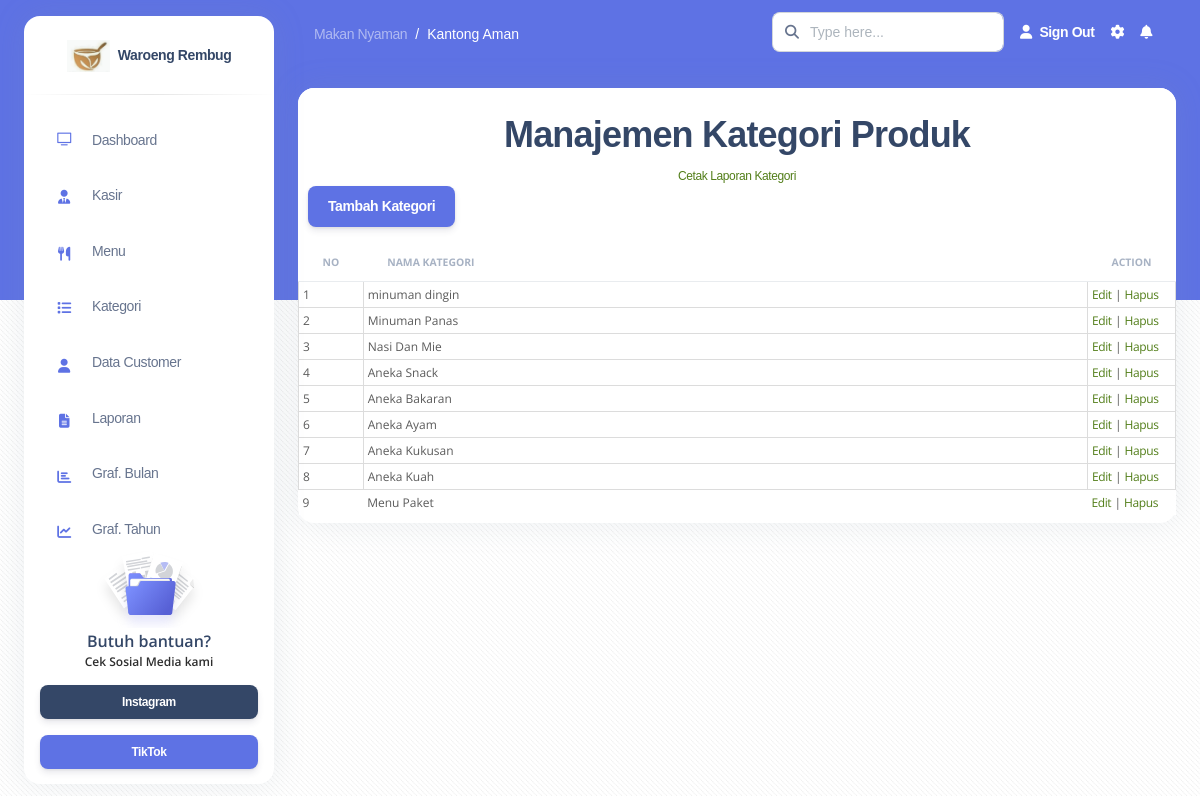
The page /system/kategori.html (signed in) on the database its author committed.
### tables this page shows
CREATE TABLE IF NOT EXISTS `kategori_produk` (
  `id_kategori` int(5) NOT NULL AUTO_INCREMENT,
  `nama_kategori` varchar(100) NOT NULL,
  PRIMARY KEY (`id_kategori`)
);

### system/kategori.php (the view, shortened to what this page needs)
<?php
if ($_GET['module'] == 'kategori') {
  echo '<div class="container-fluid py-4">
  <div class="row">
      <div class="col-12">
          <div class="card mb-4">
              <div class="card-header pb-0">
                  <h2>Manajemen Kategori Produk</h2>
              </div>
              <a style="float:right;" target="_BLANK" href="print-kategori.php">Cetak Laporan Kategori</a>
              <div style="display: flex; justify-content: space-between; align-items: center; padding-left: 10px; padding-right: 12px;">
                  <div>
                      <input type="button" class="btn btn-primary" value="Tambah Kategori" onclick="window.location.href=\'media.php?module=tambahkategori\';">
                  </div>
              </div>
              <div class="card-body px-0 pt-0 pb-2">
                  <div class="table-responsive p-0">
                      <table class="table align-items-center mb-0">
                          <thead>
                              <tr>
                                  <th class="text-uppercase text-secondary text-xxs font-weight-bolder opacity-7 ml-3" style="width: 30px;">No</th>
                                  <th class="text-uppercase text-secondary text-xxs font-weight-bolder opacity-7">Nama Kategori</th>
                                  <th class="text-uppercase text-center text-secondary text-xxs font-weight-bolder opacity-7" width="80px;">Action</th>
                              </tr>
                          </thead>
                          <tbody>';
    $tampil = mysqli_query($koneksi, "SELECT * FROM kategori_produk ORDER BY id_kategori DESC");
    $no = 1;
    while ($r = mysqli_fetch_array($tampil)) {
        $warna = ($no % 2 == 0) ? "#ffffff" : "#E1E1E1";
        echo "<tr class='data' bgcolor=$warna>
                <td class='data'>$no</td>
                <td class='data'>$r[nama_kategori]</td>
                <td class='data'>
                    <a href='media.php?module=editkategori&id=$r[id_kategori]'>Edit</a> |
                    <a href='media.php?module=hapuskategori&id=$r[id_kategori]'>Hapus</a>
                </td>
            </tr>";
        $no++;
    }
    echo '</table>
            </div>
        </div>
    </div>';
} elseif ($_GET['module'] == 'aksitambahkategori') {
    $testing = addslashes($_POST['nama_kategori']);
    mysqli_query($koneksi, "INSERT INTO kategori_produk(nama_kategori) VALUES('$testing')");
    header('location:kategori.html');
} elseif ($_GET['module'] == 'aksieditkategori') {
  $id_kategori = $_POST['id_kategori'];
  $nama_kategori = addslashes($_POST['nama_kategori']);
  mysqli_query($koneksi, "UPDATE kategori_produk SET nama_kategori='$nama_kategori' WHERE id_kategori='$id_kategori'");
  header('location:kategori.html');
} elseif ($_GET['module'] == 'hapuskategori') {
  $id_kategori = $_GET['id'];
  mysqli_query($koneksi, "DELETE FROM kategori_produk WHERE id_kategori='$id_kategori'");
  header('location:kategori.html');
}
?>

### mos-css/mos-style.css (style rules this page uses)
body { background: url(img/latar.jpg); margin: 0; padding: 0; font-family: Arial; font-size: 12px; color: #2e2e2e; text-align: center; }
a { color: #527e19; text-decoration: none; }
input { padding: 4px;color: #5b5b5b;border: 1px solid #dcdcdc; -moz-border-radius: 3px;-webkit-border-radius: 3px;-o-border-radius: 3px; }
table { border:none;font-size: 12px; }
td { border:none; padding: 5px; }
td.data { padding: 4px; border: 1px solid #dcdcdc;color: #5b5b5b;vertical-align: top; }
tr.data { background: #fff }

### rows shown on the page
kategori_produk: nama_kategori "minuman dingin"
kategori_produk: nama_kategori "Minuman Panas"
kategori_produk: nama_kategori "Nasi Dan Mie"
kategori_produk: nama_kategori "Aneka Snack"
kategori_produk: nama_kategori "Aneka Bakaran"
kategori_produk: nama_kategori "Aneka Ayam"
kategori_produk: nama_kategori "Aneka Kukusan"
kategori_produk: nama_kategori "Aneka Kuah"
kategori_produk: nama_kategori "Menu Paket"
